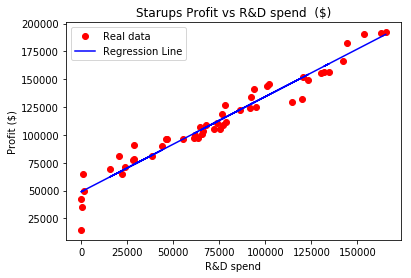

Generate this figure with Python:
#Regresión lineal multiple

import numpy as np
import matplotlib.pyplot as plt
import pandas as pd
from sklearn.model_selection import train_test_split
from sklearn.preprocessing import LabelEncoder, OneHotEncoder
from sklearn.compose import make_column_transformer
from sklearn.linear_model import LinearRegression
import statsmodels.api as sm

#Pre procesado de datos
#Importar el dataset
dataset = pd.read_csv('50_Startups.csv')

x = dataset.iloc[:, :-1].values
y = dataset.iloc[:, 4].values

#Codificar datos categoricos 
labelencoder_x = LabelEncoder()
x[:,3] = labelencoder_x.fit_transform(x[:,3])

#Codificar datos categoricos en variables dummy
onehotencoder = make_column_transformer((OneHotEncoder(),[3]), remainder = "passthrough")
x = onehotencoder.fit_transform(x)

#Evitar la trampa de las variables ficticias (Se elimino la columna California)

x = x[:, 1:]

#Dividir el dataset entrenamiento/testing
x_train, x_test, y_train, y_test = train_test_split(x, y, test_size = 0.2, random_state = 0)

#Ajustar el modelo de regresión lineal multiple con el conjunto de entrenamiento
regression = LinearRegression()
regression.fit(x_train, y_train)

#Predicción de resultados en el conjunto de test
y_pred = regression.predict(x_test)

#Construir el modelo optimo utilizando la eliminacion hacia atras
x = np.append(arr = np.ones((50,1)).astype(int), values = x, axis = 1)
sl = 0.05
x_opt = np.array(x[:,[0, 1, 2, 3, 4, 5]], dtype=float)

#Funcion para eliminación hacia atras
def backwardElimination(x, sl):
    numVars = len(x[0])
    for i in range (0, numVars):
        regressor_OLS = sm.OLS(y, x).fit()
        maxVar = max(regressor_OLS.pvalues).astype(float)
        if maxVar > sl:
            for j in range(0, numVars - i):
                if(regressor_OLS.pvalues[j].astype(float) == maxVar):
                    x = np.delete(x, j, 1)
    print(regressor_OLS.summary())
    return x 

#Prueba de la funcio eliminación hacia atras
x_Modeled = backwardElimination(x_opt, sl)
                    
"""
Metodo manual para el calculo de la x_Modeled utilizando eliminación hacia atras
#Primera corrida
x_opt = np.array(x[:,[0, 1, 2, 3, 4, 5]], dtype=float)
regression_OLS = sm.OLS(endog = y, exog = x_opt).fit()
print(regression_OLS.summary())

#Segunda corrida
x_opt = np.array(x[:,[0, 1, 3, 4, 5]], dtype=float)
regression_OLS = sm.OLS(endog = y, exog = x_opt).fit()
print(regression_OLS.summary())

#Tercera corrida
x_opt = np.array(x[:,[0, 3, 4, 5]], dtype=float)
regression_OLS = sm.OLS(endog = y, exog = x_opt).fit()
print(regression_OLS.summary())

#Cuarta corrida
x_opt = np.array(x[:,[0, 3, 5]], dtype=float)
regression_OLS = sm.OLS(endog = y, exog = x_opt).fit()
print(regression_OLS.summary())

#Quinta corrida para ser extrictos 
x_opt = np.array(x[:,[0, 3]], dtype=float)
regression_OLS = sm.OLS(endog = y, exog = x_opt).fit()
print(regression_OLS.summary())"""


#Ajustar el modelo de regresión lineal multiple con el conjunto de entrenamiento para y y x_modeled para x
regression = LinearRegression()
regression.fit(x_Modeled, y)

#Predicción de resultados en el conjunto de test
y_pred2 = regression.predict(x_Modeled)


#Visualizacion de datos
#Ajuste de variables a plotear
x_Modeled = x_Modeled[:,1]
x = x[:,3]
plt.plot(x,y,'o', color = "red", label = "Real data")
plt.plot(x_Modeled, y_pred2, color = "blue", label = "Regression Line")
plt.title("Starups Profit vs R&D spend  ($)")
plt.ylabel("Profit ($)")
plt.xlabel("R&D spend")
plt.legend()
plt.show()
